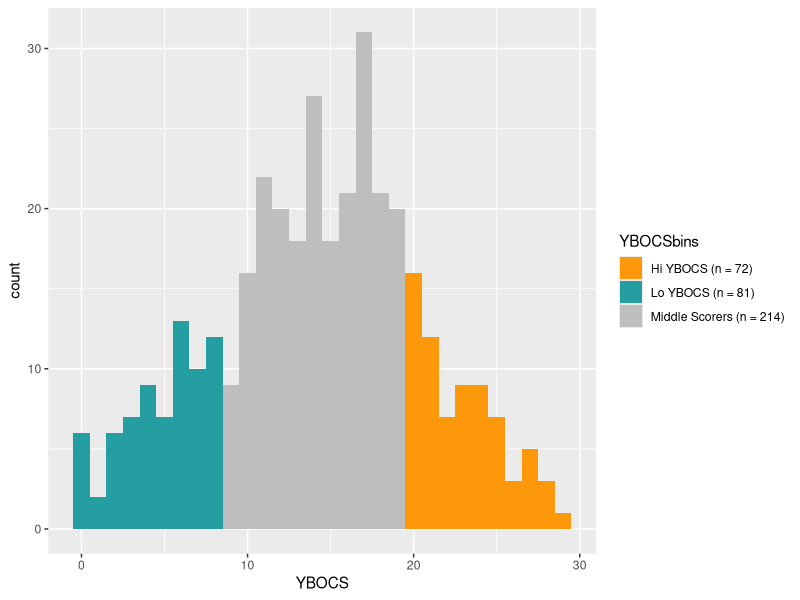
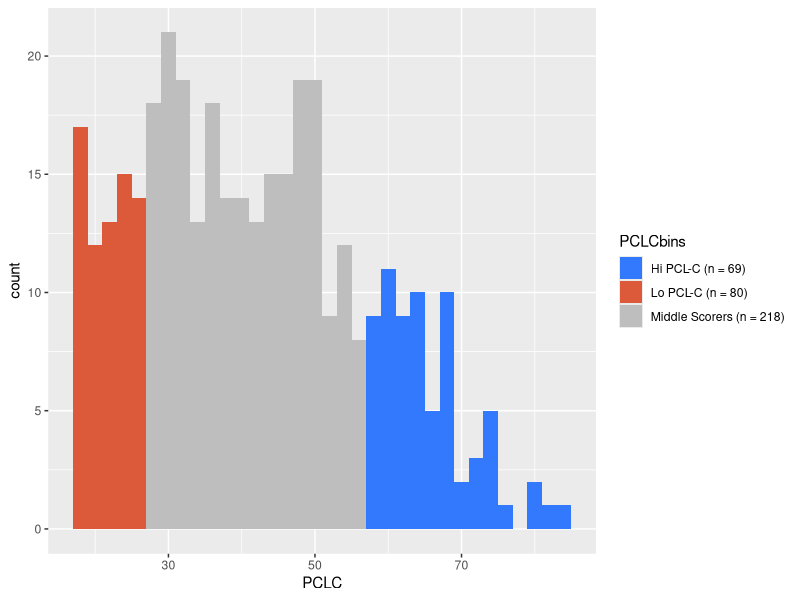
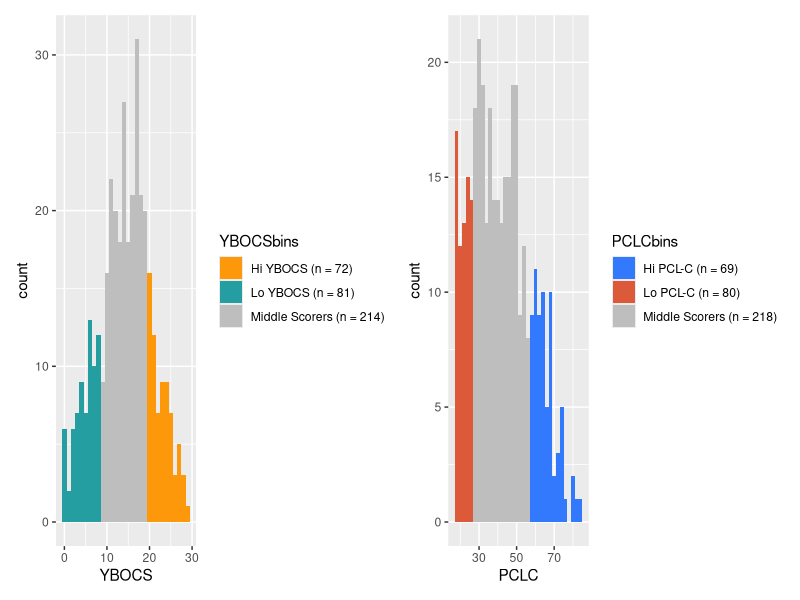
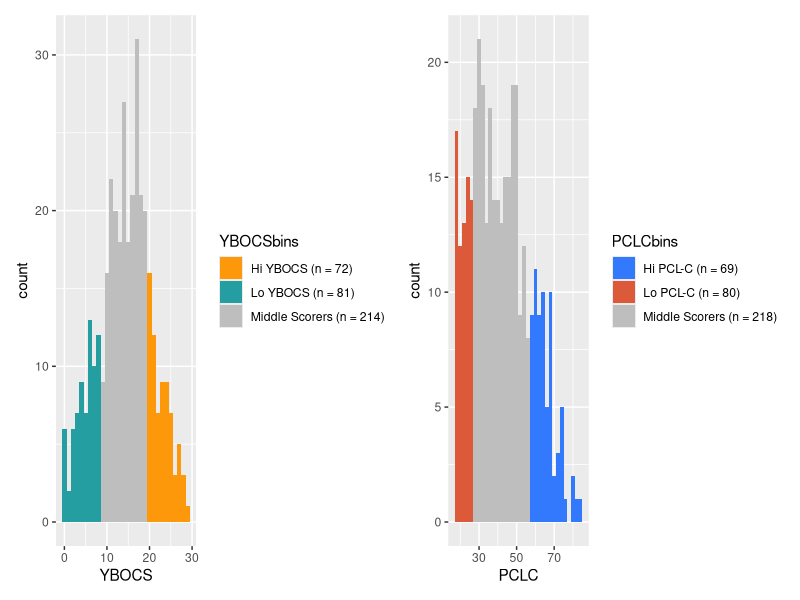

Source code (R) for these figures, in order:
## ---- chunk 1
scores <- read.csv("histos.csv")
psych::describe(scores)
## ---- chunk 2
scores$YBOCSbins = ifelse(scores$YBOCS < 9, "Lo YBOCS (n = 81)", ifelse(scores$YBOCS < 20, "Middle Scorers (n = 214)", "Hi YBOCS (n = 72)"))
## ---- chunk 3
library(ggplot2)
## ---- chunk 4
plt1 <- ggplot(scores, aes(YBOCS, fill = YBOCSbins)) + geom_histogram(binwidth = 1) + 
  scale_fill_manual(values = c("Lo YBOCS (n = 81)" = "#249EA0",
                               "Middle Scorers (n = 214)" = "grey",
                               "Hi YBOCS (n = 72)" = "#FE980B"))
plt1
## ---- chunk 5
scores$PCLCbins = ifelse(scores$PCLC < 28, "Lo PCL-C (n = 80)", ifelse(scores$PCLC < 58, "Middle Scorers (n = 218)", "Hi PCL-C (n = 69)"))
## ---- chunk 6
plt2 <- ggplot(scores, aes(PCLC, fill = PCLCbins)) + geom_histogram(binwidth = 2) + 
  scale_fill_manual(values = c("Lo PCL-C (n = 80)" = "#DC593A",
                               "Middle Scorers (n = 218)" = "grey",
                               "Hi PCL-C (n = 69)" = "#3279FE"))
plt2
## ---- chunk 7
library(patchwork)
## ---- chunk 8
plt1 + plt2
ggsave("figures/trait_plots.png", width=12, height=5)
